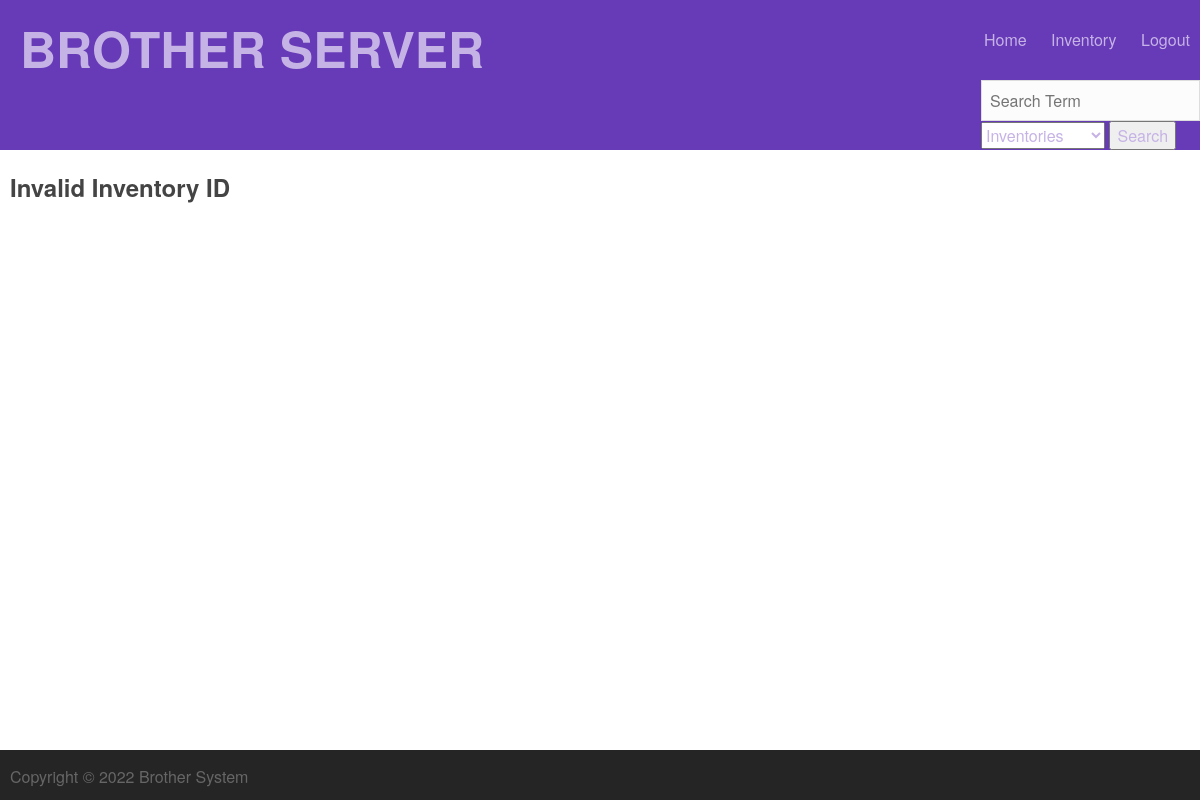
Before: /inventory/10 (signed in) with the older database file.
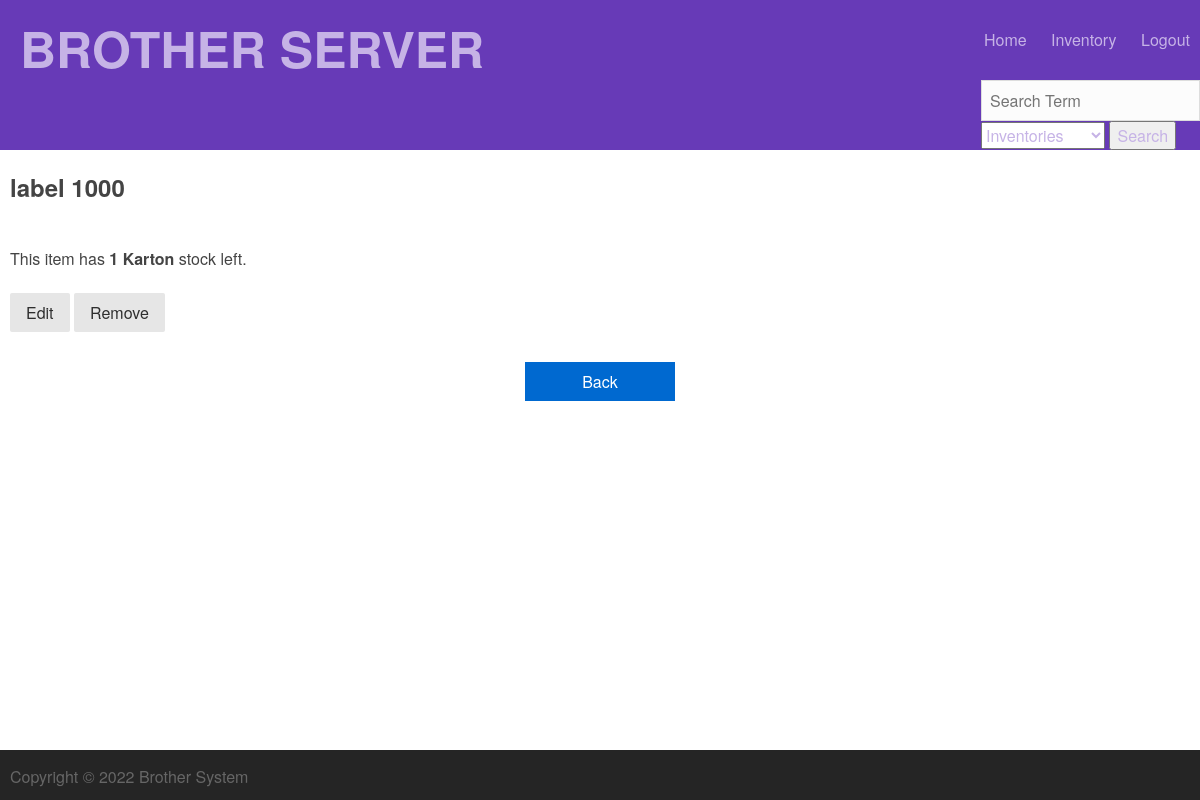
After: the same page with the newer database file.
### tables this page shows
CREATE TABLE Inventory(
            inventory_id INTEGER PRIMARY KEY AUTOINCREMENT,
            inventoryname TEXT,
            quantity INT,
            description TEXT);

### run.py (the view)
@app.route('/inventory/<inventory_id>')
def single_inventory(inventory_id):
    if ('logged_in' not in session or not session['logged_in']):
        return redirect(url_for('/login'))
    page['title'] = 'Inventory'
    inventory = None
    inventory = myDatabase.select_inventory(inventory_id)
    if inventory == None:
        inventory = []
    return render_template('singleitems/inventory.html',
                            user=session,
                            page=page,
                            inventory=inventory)

### database.py (called while the page is built)
    def execute(self, sql_string):
        out = None
        for string in sql_string.split(";"):
            try:
                out = self.cur.execute(string)
            except sqlite3.DatabaseError as e:
                print("database error:{}".format(e))
                pass
        return out

    def select_inventory(self, inventory_id):
        sql_query = """
                SELECT inv.inventory_id, inv.inventoryname, inv.quantity, inv.description, im.filename
                FROM Inventory inv INNER JOIN Images im
                ON inv.inventory_id = im.inventory_id
                Where inv.inventory_id = {inventory_id}
            """.format(inventory_id=inventory_id)
        result = []
        self.execute(sql_query)
        cols = [a[0] for a in self.cur.description]
        returning = self.cur.fetchall()
        for row in returning:
            result.append({a:b for a,b in zip(cols, row)})
        return result

### run.py (called while the page is built)
@app.before_request
def make_session_new():
    session.permanent = True
    app.permanent_session_lifetime = timedelta(minutes=45)
    session.modified = True

### templates/singleitems/inventory.html
{% include 'top.html' %}
<div class="content">
  <div class="container details">
    {% if inventory %}
    <h2 class="title">{{inventory[0].inventoryname}}</h2>
    <br />
    This item has <strong>{{inventory[0].quantity}} {{ inventory[0].description }}</strong> stock left.
    <br />
    <br />
    <a class="pure-button" href="{{ url_for('edit', inventory_id=inventory[0].inventory_id) }}">Edit</a>
    <a class="pure-button" href="{{ url_for('remove_inventory', inventory_id=inventory[0].inventory_id) }}">Remove</a>
    <form class="login" action="{{url_for('list_inventories')}}">
      <button class="flat" type="submit">Back</button>
     </form>
    {% else %}
    <h2 class="title">Invalid Inventory ID</h2>
    {% endif %}
  </div>
</div>
{% include 'bottom.html'%}

Changed rows visible on the page:
added Inventory: inventoryname "label 1000", quantity "1", description "Karton"
Other visible differences:
text no longer shown: "Invalid Inventory ID"
text now shown: "This item has stock left. Edit Remove Back"
